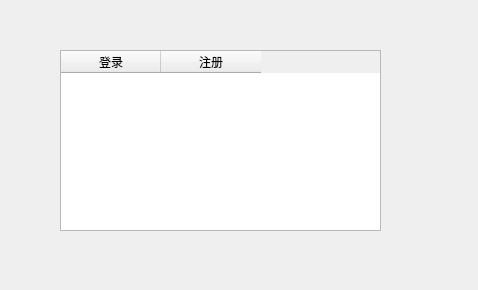
<?xml version="1.0" encoding="UTF-8"?>
<ui version="4.0">
 <class>Dialog</class>
 <widget class="QDialog" name="Dialog">
  <property name="geometry">
   <rect>
    <x>0</x>
    <y>0</y>
    <width>478</width>
    <height>290</height>
   </rect>
  </property>
  <property name="windowTitle">
   <string>Dialog</string>
  </property>
  <widget class="QTableWidget" name="tableWidget">
   <property name="geometry">
    <rect>
     <x>60</x>
     <y>50</y>
     <width>321</width>
     <height>181</height>
    </rect>
   </property>
   <column>
    <property name="text">
     <string>登录</string>
    </property>
   </column>
   <column>
    <property name="text">
     <string>注册</string>
    </property>
   </column>
  </widget>
 </widget>
 <resources/>
 <connections/>
</ui>
